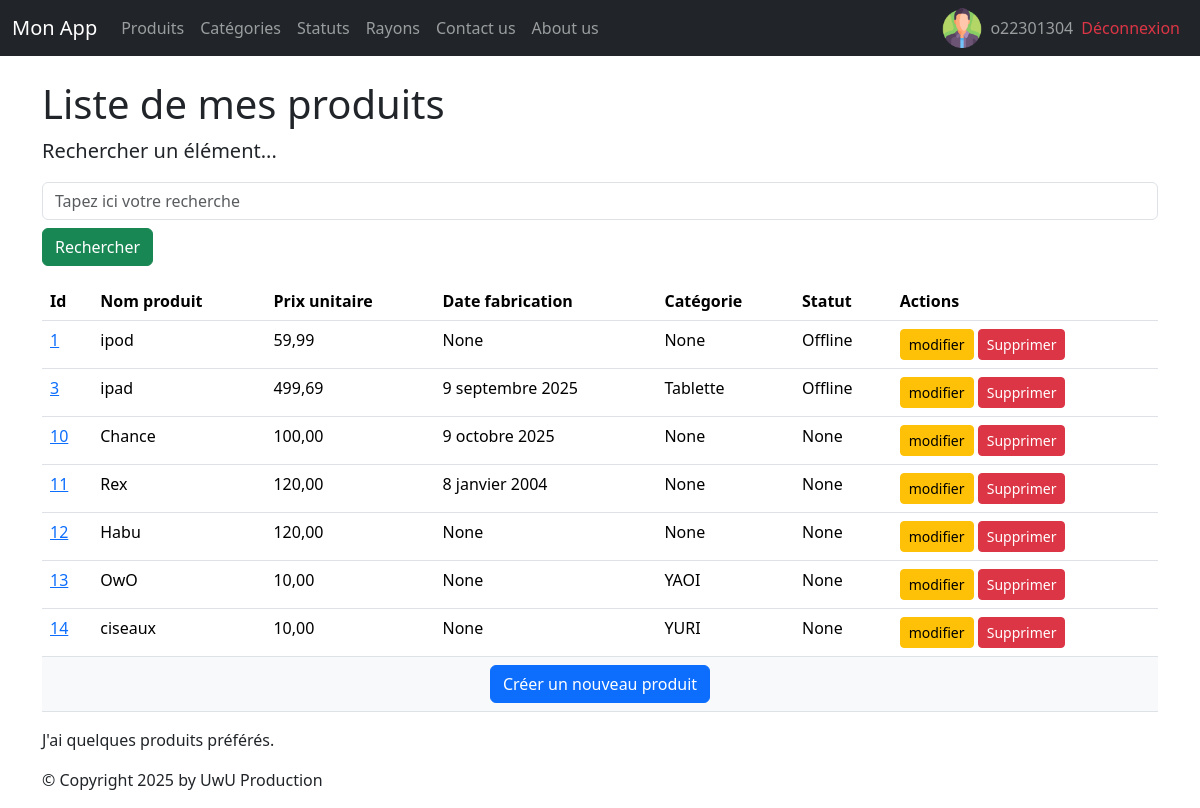
The app's page /monApp/produits/ (signed in) with its own data.
### monApp/models.py (models this page shows, shortened)
class Produit(models.Model):
    refProd = models.AutoField(primary_key=True)
    intituleProd = models.CharField(max_length=200, unique=True)
    prixUnitaireProd = models.DecimalField(max_digits=10, decimal_places=2)
    dateFabProd = models.DateField(null=True, blank=True)
    categorie = models.ForeignKey(Categorie,
                                  on_delete=models.CASCADE,
                                  related_name="produits",
                                  null=True,
                                  blank=True)
    status = models.ForeignKey(Statut, on_delete=models.CASCADE, related_name="produits_status",null=True, blank=True)

class Statut(models.Model):
    idStatus = models.AutoField(primary_key=True)
    libelleStatus = models.CharField(max_length=100)
    def __str__(self):
        return self.libelleStatus

class Categorie(models.Model):
    idCat = models.AutoField(primary_key=True)
    nomCat = models.CharField(max_length=100)
    def __str__(self):
        return self.nomCat

### monApp/views/produit.py (the view)
# urls.py: path('produits/',views.ProduitListView.as_view(), name="lst_prdts"),
class ProduitListView(ListView):
    model = Produit
    template_name = "monApp/list_produits.html"
    context_object_name = "prdts"
    def get_queryset(self ) :
        query = self.request.GET.get('search')
        if query:
            return Produit.objects.filter(intituleProd__icontains=query).select_related('categorie').select_related('status')
        return Produit.objects.select_related('categorie').select_related('status')
    def get_context_data(self, **kwargs):
        context = super(ProduitListView, self).get_context_data(**kwargs)
        context['titremenu'] = "Liste de mes produits"
        return context

### monApp/templates/monApp/list_produits.html
{% extends 'monApp/base.html' %}
{% block menu %}
    <h1>{{titremenu}}</h1>
{% endblock %}
{% block contenu %}
    <p class="lead mb-3 ml-0">Rechercher un élément...</p>
    <form method="GET" action="">
        <input class="form-control" type="text" name="search" placeholder="Tapez ici votre recherche"
        value="{{ request.GET.search }}">
        <button type="submit" class="btn btn-success mt-2">Rechercher</button>
    </form>
    <table class="table">
        <thead>
            <th>Id</th>
            <th>Nom produit</th>
            <th>Prix unitaire</th>
            <th>Date fabrication</th>
            <th>Catégorie</th>
            <th>Statut</th>
            <th>Actions</th>
        </thead>
        <tbody>
        {% for prdt in prdts %}
            <tr>
                <td><a href="{% url 'dtl_prdt' prdt.refProd %}">{{ prdt.refProd }}</a></td>
                <td>{{ prdt.intituleProd }} </td>
                <td>{{ prdt.prixUnitaireProd }} </td>
                <td>{{ prdt.dateFabProd }} </td>
                <td>{{ prdt.categorie }} </td>
                <td>{{ prdt.status }} </td>
                <td>
                    <a href="{% url 'prdt-chng' prdt.refProd %}" class="btn btn-warning btn-sm">modifier</a>
                    <a href="{% url 'dlt-prdt' prdt.refProd %}" class="btn btn-danger btn-sm">Supprimer</a>
                </td>
            </tr>
        {% endfor %}
            <tr>
                <td colspan="8" class="text-center bg-light">
                    <a href="{% url 'crt-prdt' %}" class="btn btn-primary">
                        Créer un nouveau produit
                    </a>
                </td>
            </tr>
        </tbody>
    </table>
    <p>
        J'ai
        {% if prdts|length < 5 %}
        peu de
        {% elif prdts|length < 10 %}
        quelques
        {% else %}
        beaucoup de
        {% endif %}
        produits préférés.
    </p>
{% endblock %}

### monApp/templates/monApp/base.html (shortened to what this page needs)
{% load static %}
<html>
    <head>
        {% block styles %}
            <link rel="stylesheet" href="{% static 'styles.css' %}" />
            {% load django_bootstrap5 %}
            {% bootstrap_css %}
        {% endblock %}
    </head>
    <body>
        {% block nav %}
            <nav class="navbar navbar-expand-md navbar-dark bg-dark mb-4">
    <div class="container-fluid">
        <a class="navbar-brand" href="{% url 'home' %}">Mon App</a>
        <div class="collapse navbar-collapse" id="navbarNav">
            <ul class="navbar-nav me-auto mb-2 mb-md-0">
                <li class="nav-item">
                    <a class="nav-link" href="{% url 'lst_prdts' %}">Produits</a>
                </li>
                <li class="nav-item">
                    <a class="nav-link" href="{% url 'categories' %}">Catégories</a>
                </li>
                <li class="nav-item">
                    <a class="nav-link" href="{% url 'statuts' %}">Statuts</a>
                </li>
                <li class="nav-item">
                    <a class="nav-link" href="{% url 'rayons' %}">Rayons</a>
                </li>
                <li class="nav-item">
                    <a class="nav-link" href="{% url 'contact' %}">Contact us</a>
                </li>
                <li class="nav-item">
                    <a class="nav-link" href="{% url 'about' %}">About us</a>
                </li>
            </ul>
            <ul class="navbar-nav ms-auto mb-2 mb-md-0">
                {% if user.is_authenticated %}
                    <li class="nav-item d-flex align-items-center">
                        <img src="{% static 'img/utilisateur.png' %}" alt="Description" width="40" height="40" class="me-2" />
                        <a class="nav-link p-0">{{ user.username }}</a>
                    </li>
                    <li class="nav-item d-flex align-items-center">
                        <a class="nav-link text-danger" href="{% url 'logout' %}">Déconnexion</a>
                    </li>
                {% endif %}
            </ul>
        </div>
    </div>
</nav>
        {% endblock %}
        <main role="main" class="container top-pushed">
            {% block menu %}
            {% endblock %}
            <div class="jumbotron">
                {% block contenu %}
                {% endblock %}
            </div>
        </main >
        <footer class="footer">
            <div class="container">
                <p>&copy; Copyright {% now "Y" %} by UwU Production</p>
            </div>
        </footer>
    </body>
</html>

### static/styles.css (style rules this page uses)
h1 { color:red }

### records on screen
Produit: refProd "1", intituleProd "ipod", prixUnitaireProd "59,99", dateFabProd "None", categorie "None", status "Offline"
Produit: refProd "3", intituleProd "ipad", prixUnitaireProd "499,69", dateFabProd "9 septembre 2025", categorie "Tablette", status "Offline"
Produit: refProd "10", intituleProd "Chance", prixUnitaireProd "100,00", dateFabProd "9 octobre 2025", categorie "None", status "None"
Produit: refProd "11", intituleProd "Rex", prixUnitaireProd "120,00", dateFabProd "8 janvier 2004", categorie "None", status "None"
Produit: refProd "12", intituleProd "Habu", prixUnitaireProd "120,00", dateFabProd "None", categorie "None", status "None"
Produit: refProd "13", intituleProd "OwO", prixUnitaireProd "10,00", dateFabProd "None", categorie "YAOI", status "None"
Produit: refProd "14", intituleProd "ciseaux", prixUnitaireProd "10,00", dateFabProd "None", categorie "YURI", status "None"

### other values on screen
{{ user.username }} "o22301304"
{{ titremenu }} "Liste de mes produits"
